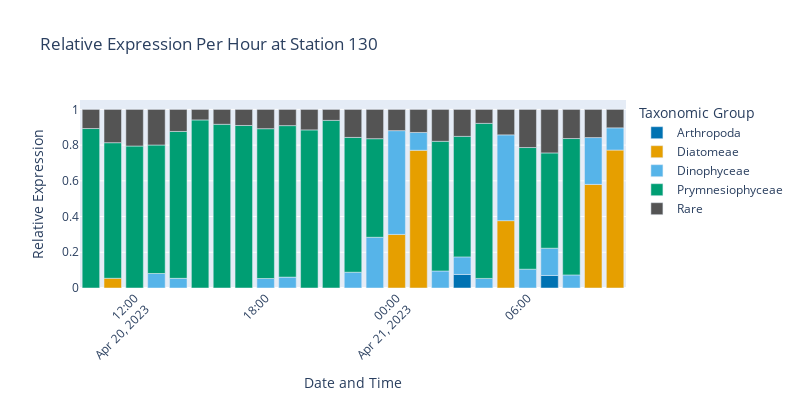

Notebook code for this chart:
### Code cell
# Filter data based on TPM and p_ident thresholds
filtered_data = data_130[(data_130['p_ident'] >= 0.75)]

# Group by taxonomic level and sample, then sum TPM
grouped_df = filtered_data.groupby(['Taxogroup2_UniEuk', 'datetime'])['TPM'].sum().reset_index()

grouped_df.head()
# Normalize TPM sums to get relative expression per hour
total_tpm_per_hour = grouped_df.groupby('datetime')['TPM'].transform('sum')
grouped_df['rel_expression_per_hour'] = grouped_df['TPM'] / total_tpm_per_hour

# Combine low-abundant groups into a single 'Rare' category
threshold = 0.05
grouped_df.loc[grouped_df['rel_expression_per_hour'] <= threshold, 'Taxogroup2_UniEuk'] = 'Rare'

# Combine 'core-Noctilucales' and 'Dinophyceae'
grouped_df['Taxogroup2_UniEuk'] = grouped_df['Taxogroup2_UniEuk'].replace({'core-Noctilucales': 'Dinophyceae'})

# Remove categories with no expression
grouped_df = grouped_df[grouped_df['rel_expression_per_hour'] > 0]

# Group once more to combine Rares
grouped_df = grouped_df.groupby(['Taxogroup2_UniEuk', 'datetime'])['rel_expression_per_hour'].sum().reset_index()


# Plot
fig = px.bar(grouped_df, 
            x='datetime', 
            y='rel_expression_per_hour', 
            color='Taxogroup2_UniEuk',
            title='Relative Expression Per Hour at Station 130',
            category_orders={"Taxogroup2_UniEuk": ['Arthropoda', 'Acantharea', 'Ctenophora', 'Diatomeae', 'Dinophyceae', 
                                                    'Florideophyceae','Odontella', 'Phaeodarea', 'Prymnesiophyceae',
                                                    'Spirotrichea', 'Vertebrata', 'Rare',]},
            color_discrete_map=color_discrete_map
            )

fig.update_layout(
    width=800,
    height=400,
    xaxis_title='Date and Time',
    yaxis_title='Relative Expression',
    xaxis_tickangle=-45,
    legend_title='Taxonomic Group'
)

# Save the figure
filename_base = "../figures/metatranscriptomics/130_relative_expression_per_hour"
fig.write_image(filename_base + ".png", scale=1)
fig.write_image(filename_base + ".svg", scale=1)

fig.show()

### Figure 1 — Plotly figure (JSON) as saved in the notebook; plotly's stock layout.template omitted (floating-point values rounded to 4 significant figures)
{"data": [{"alignmentgroup": "True", "hovertemplate": "Taxogroup2_UniEuk=Arthropoda<br>datetime=%{x}<br>rel_expression_per_hour=%{y}<extra></extra>", "legendgroup": "Arthropoda", "marker": {"color": "#0072B2", "pattern": {"shape": ""}}, "name": "Arthropoda", "offsetgroup": "Arthropoda", "orientation": "v", "showlegend": true, "textposition": "auto", "type": "bar", "x": ["2023-04-21T03:00:00", "2023-04-21T07:00:00"], "xaxis": "x", "y": [0.07582, 0.07015], "yaxis": "y"}, {"alignmentgroup": "True", "hovertemplate": "Taxogroup2_UniEuk=Diatomeae<br>datetime=%{x}<br>rel_expression_per_hour=%{y}<extra></extra>", "legendgroup": "Diatomeae", "marker": {"color": "#E69F00", "pattern": {"shape": ""}}, "name": "Diatomeae", "offsetgroup": "Diatomeae", "orientation": "v", "showlegend": true, "textposition": "auto", "type": "bar", "x": ["2023-04-20T11:00:00", "2023-04-21T00:00:00", "2023-04-21T01:00:00", "2023-04-21T05:00:00", "2023-04-21T09:00:00", "2023-04-21T10:00:00"], "xaxis": "x", "y": [0.05444, 0.3, 0.7712, 0.3771, 0.5801, 0.7723], "yaxis": "y"}, {"alignmentgroup": "True", "hovertemplate": "Taxogroup2_UniEuk=Dinophyceae<br>datetime=%{x}<br>rel_expression_per_hour=%{y}<extra></extra>", "legendgroup": "Dinophyceae", "marker": {"color": "#56B4E9", "pattern": {"shape": ""}}, "name": "Dinophyceae", "offsetgroup": "Dinophyceae", "orientation": "v", "showlegend": true, "textposition": "auto", "type": "bar", "x": ["2023-04-20T13:00:00", "2023-04-20T14:00:00", "2023-04-20T18:00:00", "2023-04-20T19:00:00", "2023-04-20T22:00:00", "2023-04-20T23:00:00", "2023-04-21T00:00:00", "2023-04-21T01:00:00", "2023-04-21T02:00:00", "2023-04-21T03:00:00", "2023-04-21T04:00:00", "2023-04-21T05:00:00", "2023-04-21T06:00:00", "2023-04-21T07:00:00", "2023-04-21T08:00:00", "2023-04-21T09:00:00", "2023-04-21T10:00:00"], "xaxis": "x", "y": [0.08115, 0.05417, 0.05322, 0.06099, 0.08831, 0.284, 0.581, 0.09981, 0.09526, 0.09844, 0.05359, 0.4804, 0.1053, 0.1526, 0.07321, 0.2621, 0.1245], "yaxis": "y"}, {"alignmentgroup": "True", "hovertemplate": "Taxogroup2_UniEuk=Prymnesiophyceae<br>datetime=%{x}<br>rel_expression_per_hour=%{y}<extra></extra>", "legendgroup": "Prymnesiophyceae", "marker": {"color": "#009E73", "pattern": {"shape": ""}}, "name": "Prymnesiophyceae", "offsetgroup": "Prymnesiophyceae", "orientation": "v", "showlegend": true, "textposition": "auto", "type": "bar", "x": ["2023-04-20T10:00:00", "2023-04-20T11:00:00", "2023-04-20T12:00:00", "2023-04-20T13:00:00", "2023-04-20T14:00:00", "2023-04-20T15:00:00", "2023-04-20T16:00:00", "2023-04-20T17:00:00", "2023-04-20T18:00:00", "2023-04-20T19:00:00", "2023-04-20T20:00:00", "2023-04-20T21:00:00", "2023-04-20T22:00:00", "2023-04-20T23:00:00", "2023-04-21T02:00:00", "2023-04-21T03:00:00", "2023-04-21T04:00:00", "2023-04-21T06:00:00", "2023-04-21T07:00:00", "2023-04-21T08:00:00"], "xaxis": "x", "y": [0.8929, 0.7591, 0.7949, 0.7195, 0.8224, 0.941, 0.9167, 0.91, 0.8388, 0.8483, 0.8852, 0.9386, 0.7549, 0.552, 0.7262, 0.6747, 0.8682, 0.6812, 0.5335, 0.7637], "yaxis": "y"}, {"alignmentgroup": "True", "hovertemplate": "Taxogroup2_UniEuk=Rare<br>datetime=%{x}<br>rel_expression_per_hour=%{y}<extra></extra>", "legendgroup": "Rare", "marker": {"color": "#545454", "pattern": {"shape": ""}}, "name": "Rare", "offsetgroup": "Rare", "orientation": "v", "showlegend": true, "textposition": "auto", "type": "bar", "x": ["2023-04-20T10:00:00", "2023-04-20T11:00:00", "2023-04-20T12:00:00", "2023-04-20T13:00:00", "2023-04-20T14:00:00", "2023-04-20T15:00:00", "2023-04-20T16:00:00", "2023-04-20T17:00:00", "2023-04-20T18:00:00", "2023-04-20T19:00:00", "2023-04-20T20:00:00", "2023-04-20T21:00:00", "2023-04-20T22:00:00", "2023-04-20T23:00:00", "2023-04-21T00:00:00", "2023-04-21T01:00:00", "2023-04-21T02:00:00", "2023-04-21T03:00:00", "2023-04-21T04:00:00", "2023-04-21T05:00:00", "2023-04-21T06:00:00", "2023-04-21T07:00:00", "2023-04-21T08:00:00", "2023-04-21T09:00:00", "2023-04-21T10:00:00"], "xaxis": "x", "y": [0.1071, 0.1865, 0.2051, 0.1993, 0.1235, 0.05897, 0.08334, 0.08997, 0.108, 0.09076, 0.1148, 0.06144, 0.1568, 0.164, 0.1189, 0.129, 0.1786, 0.151, 0.0782, 0.1425, 0.2135, 0.2437, 0.1631, 0.1577, 0.1032], "yaxis": "y"}], "layout": {"barmode": "relative", "height": 400, "legend": {"title": {"text": "Taxonomic Group"}, "tracegroupgap": 0}, "title": {"text": "Relative Expression Per Hour at Station 130"}, "width": 800, "xaxis": {"anchor": "y", "domain": [0, 1], "tickangle": -45, "title": {"text": "Date and Time"}}, "yaxis": {"anchor": "x", "domain": [0, 1], "title": {"text": "Relative Expression"}}}}
